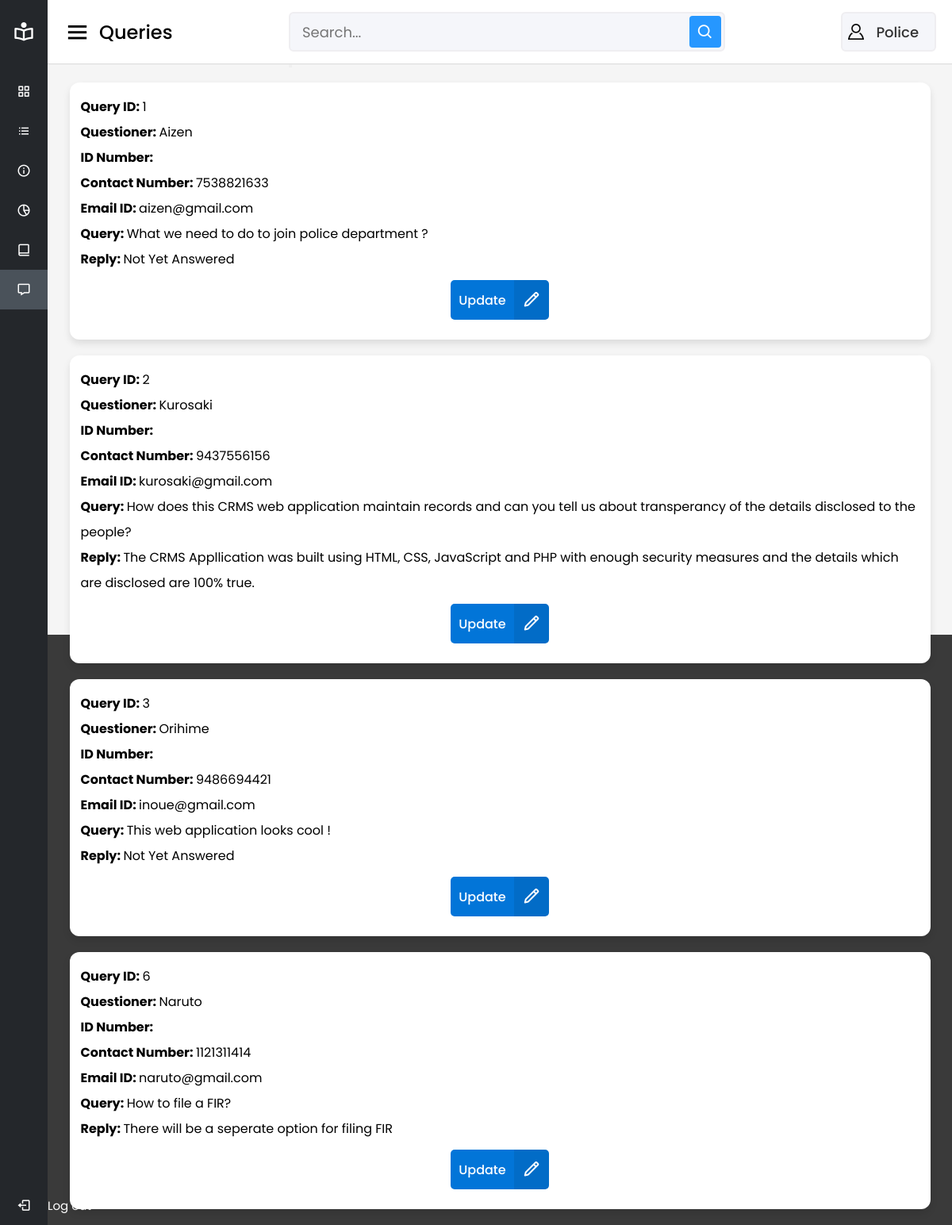
The app's page /Criminal-Record-Management-System-main/police/queries.php with its own data.
### tables this page shows
CREATE TABLE `query` (
  `qid` bigint(6) NOT NULL,
  `name` varchar(30) NOT NULL,
  `aadhar` bigint(12) NOT NULL,
  `phno` bigint(10) NOT NULL,
  `email` varchar(50) NOT NULL,
  `query` longtext NOT NULL,
  `reply` longtext NOT NULL DEFAULT 'Not Yet Answered'
);

### Criminal-Record-Management-System-main/police/queries.php (the view, shortened to what this page needs)
<?php
include('db_connect.php');
$search = $_GET['search'] ?? '';
if ($search) {
    $sql = "SELECT * FROM query WHERE `qid` LIKE '%$search%' OR `name` LIKE '%$search%' OR `IDnumber` LIKE '%$search%' OR `phno` LIKE '%$search%' OR `email` LIKE '%$search%' OR `query` LIKE '%$search%' OR `reply` LIKE '%$search%'";
} else {
    $sql = 'SELECT * FROM query ORDER BY qid';
}
$result = mysqli_query($conn, $sql);
$queries = mysqli_fetch_all($result, MYSQLI_ASSOC);
?>
<!DOCTYPE html>
<html lang="en" dir="ltr">
<head>
    <link rel="stylesheet" href="style.css">
    <link href='https://unpkg.com/boxicons@2.0.7/css/boxicons.min.css' rel='stylesheet'>
    <link rel="stylesheet" href="css/contentother.css">
</head>
<body>
    <div class="sidebar">
        <div class="logo-details">
            <i class='bx bx-book-reader'></i>
            <span class="logo_name">CRMS</span>
        </div>
        <ul class="nav-links">
            <li>
                <a href="dashboard.html">
                    <i class='bx bx-grid-alt'></i>
                    <span class="links_name">Dashboard</span>
                </a>
            </li>
            <li>
                <a href="../admin/police_police.php">
                    <i class='bx bx-list-ul'></i>
                    <span class="links_name">Police Details</span>
                </a>
            </li>
            <li>
                <a href="../admin/police_criminal.php">
                    <i class='bx bx-info-circle'></i>
                    <span class="links_name">Criminal Details</span>
                </a>
            </li>
            <li>
                <a href="crime.php">
                    <i class='bx bx-pie-chart-alt-2'></i>
                    <span class="links_name">Crime Details</span>
                </a>
            </li>
            <li>
                <a href="fir.php">
                    <i class='bx bx-book-alt'></i>
                    <span class="links_name">FIR</span>
                </a>
            </li>
            <li>
                <a href="queries.php" class="active">
                    <i class='bx bx-message'></i>
                    <span class="links_name">Queries</span>
                </a>
            </li>
            <li class="log_out">
                <a href="login.php">
                    <i class='bx bx-log-out'></i>
                    <span class="links_name">Log out</span>
                </a>
            </li>
        </ul>
    </div>
    <section class="home-section">
        <nav>
            <div class="sidebar-button">
                <i class='bx bx-menu sidebarBtn'></i>
                <span class="dashboard">Queries</span>
            </div>
            <div class="search-box">
                <form>
                    <input style="height: 50px;" type="text" name="search" value="<?php echo $search ?>" placeholder="Search...">
                    <button type="submit"><i class='bx bx-search'></i></button>
                </form>
            </div>
            <div class="profile-details">
                <img src="images\profile.png" alt="user_image">
                <span class="admin_name">Police</span>
            </div>
        </nav>
        <div class="home-content">
            <div class="overview-boxes">
                <?php foreach ($queries as $query) { ?>
                    <div class="box">
                        <div class="right-side">
                            <div class="text">
                                <p><b>Query ID: </b><?php echo htmlspecialchars($query['qid']); ?></p>
                                <p><b>Questioner: </b><?php echo htmlspecialchars($query['name']); ?></p>
                                <p><b>ID Number: </b><?php echo htmlspecialchars($query['IDnumber']); ?></p>
                                <p><b>Contact Number: </b><?php echo htmlspecialchars($query['phno']); ?></p>
                                <p><b>Email ID: </b><?php echo htmlspecialchars($query['email']); ?></p>
                                <p><b>Query: </b><?php echo htmlspecialchars($query['query']); ?></p>
                                <p><b>Reply: </b><?php echo htmlspecialchars($query['reply']); ?></p>
                                <div class="end_button">
                                    <div class="in_button">
                                        <button type="button" class="update_button">
                                            <span class="update_button_text"><a href="queryupdate.php?id=<?php echo $query['qid'] ?>">Update</a></span>
                                            <span class=" update_button_icon">
                                                <i class='bx bx-pencil'></i>
                                            </span>
                                        </button>
                                    </div>
                                </div>
                            </div>
                        </div>
                    </div>
                <?php } ?>
            </div>
        </div>
    </section>
</html>

### Criminal-Record-Management-System-main/style.css (style rules this page uses)
* { margin: 0; padding: 0; box-sizing: border-box; font-family: 'Poppins', sans-serif; }
body { background-color: rgb(212, 232, 238); }
html, body { display: grid; height: 100vh; width: 100%; background: #3a3a3a; }
.box { width: 100%; display: flex; flex-direction: row; justify-content: space-evenly; }

### Criminal-Record-Management-System-main/police/css/contentother.css (style rules this page uses)
* { margin: 0; padding: 0; box-sizing: border-box; font-family: 'Poppins', sans-serif; }
.sidebar { position: fixed; height: 100%; width: 240px; background: #24272b; transition: all 0.5s ease; }
.sidebar .logo-details { height: 80px; display: flex; align-items: center; }
.sidebar .logo-details i { font-size: 28px; font-weight: 500; color: #fff; min-width: 60px; text-align: center }
.sidebar .logo-details .logo_name { color: #fff; font-size: 24px; font-weight: 500; }
.sidebar .nav-links { margin-top: 10px; }
.sidebar .nav-links li { position: relative; list-style: none; height: 50px; }
.sidebar .nav-links li a { height: 100%; width: 100%; display: flex; align-items: center; text-decoration: none; transition: all 0.4s ease; }
.sidebar .nav-links li a.active { background: #4a525a; }
.sidebar .nav-links li i { min-width: 60px; text-align: center; font-size: 18px; color: #fff; }
.sidebar .nav-links li a .links_name { color: #fff; font-size: 15px; font-weight: 400; white-space: nowrap; }
.sidebar .nav-links .log_out { position: absolute; bottom: 0; width: 100%; }
.home-section { position: relative; background: #f5f5f5; min-height: 100vh; width: calc(100% - 240px); left: 240px; transition: all 0.5s ease; }
.home-section nav { display: flex; justify-content: space-between; height: 80px; background: #fff; display: flex; align-items: center; position: fixed; width: calc(100% - 240px); left: 240px; z-index: 100; padding: 0 20px; box-shadow: 0 1px 1px rgba(0, 0, 0, 0.1); transition: all 0.5s ease; }
.home-section nav .sidebar-button { display: flex; align-items: center; font-size: 24px; font-weight: 500; }
nav .sidebar-button i { font-size: 35px; margin-right: 10px; }
.home-section nav .search-box { position: relative; height: 50px; max-width: 550px; width: 100%; margin: 0 20px; }
nav .search-box input { height: 100%; width: 100%; outline: none; background: #F5F6FA; border: 2px solid #EFEEF1; border-radius: 6px; font-size: 18px; padding: 0 15px; }
nav .search-box .bx-search { position: absolute; height: 40px; width: 40px; background: #2697FF; right: 5px; top: 50%; transform: translateY(-50%); border-radius: 4px; line-height: 40px; text-align: center; color: #fff; font-size: 22px; transition: all 0.4 ease; }
.home-section nav .profile-details { display: flex; align-items: center; background: #F5F6FA; border: 2px solid #EFEEF1; border-radius: 6px; height: 50px; min-width: 100px; padding: 0 10px 0 2px; }
nav .profile-details img { height: 30px; width: 30px; padding: 5px; object-fit: cover; }
nav .profile-details .admin_name { font-size: 18px; font-weight: 500; color: #333; margin: 0 10px; white-space: nowrap; }
.home-section .home-content { position: relative; padding-top: 104px; }
.home-content .overview-boxes { display: flex; align-items: center; justify-content: space-evenly; flex-wrap: wrap; padding: 0 20px; margin-bottom: 26px; height: 100%; }
.overview-boxes .box { display: inline; align-items: center; line-height: 200%; width: calc(100% / 1 - 15px); background: #ffffff; padding: 15px 14px; margin-bottom: 20px; border-radius: 12px; box-shadow: 0 5px 10px rgba(0,0,0,0.1); }
.end_button { display: flex; justify-content: center; }
.end_button .in_button { padding: 10px 10px; display: inline-block; }
.update_button { display: flex; height: 50px; padding: 0; background: #0275D8; border: none; outline: none; border-radius: 5px; overflow: hidden; font-size: 16px; font-weight: 500; cursor: pointer; }
.update_button_text, .update_button_icon { display: inline-flex; align-items: center; padding: 0 10px; color: #fff; height: 100%; }
.update_button_icon { font-size: 1.5em; background: rgba(0, 0, 0, 0.08); }
.update_button_text a { text-decoration: none; color: #ffffff; }
@media (max-width: 1240px) { .sidebar { width: 60px; } }
@media (max-width: 1240px) { .home-section { width: calc(100% - 60px); left: 60px; } }
@media (max-width: 1240px) { .home-section nav { width: calc(100% - 60px); left: 60px; } }

### records on screen
query: qid "1", name "Aizen", phno "7538821633", email "aizen@gmail.com", query "What we need to do to join police department ?", reply "Not Yet Answered"
query: qid "2", name "Kurosaki", phno "9437556156", email "kurosaki@gmail.com", query "How does this CRMS web application maintain records and can you tell us about transperancy of the details disclosed to the people?", reply "The CRMS Appllication was built using HTML, CSS, JavaScript and PHP with enough security measures and the details which are disclosed are 100% true."
query: qid "3", name "Orihime", phno "9486694421", email "inoue@gmail.com", query "This web application looks cool !", reply "Not Yet Answered"
query: qid "6", name "Naruto", phno "1121311414", email "naruto@gmail.com", query "How to file a FIR?", reply "There will be a seperate option for filing FIR"
